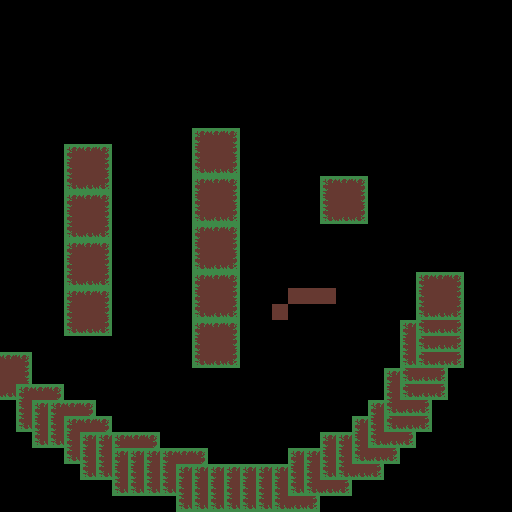

A level layout from a 2D game, rendered from its tile map. Below: a short description, then the map file with tile-grid data replaced by summaries:
An orthogonal 32x32 tile map with 16x16 px tiles, 1 tile layer (Tile Layer 1).

<map version="1.0" tiledversion="2018.08.06" orientation="orthogonal" renderorder="right-down" width="32" height="32" tilewidth="16" tileheight="16" infinite="0" nextlayerid="2" nextobjectid="1">
 <tileset firstgid="1" source="../tilesheet.tsx" />
 <layer id="1" name="Tile Layer 1" width="32" height="32">
  <data>[1024 cells, 224 non-empty, 9 distinct tile ids]</data>
 </layer>
</map>
